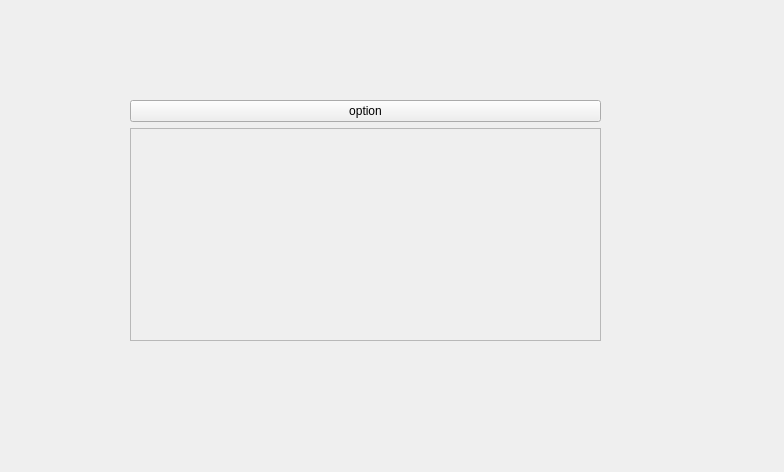
<?xml version="1.0" encoding="UTF-8"?>
<ui version="4.0">
 <class>Widget</class>
 <widget class="QWidget" name="Widget">
  <property name="geometry">
   <rect>
    <x>0</x>
    <y>0</y>
    <width>784</width>
    <height>472</height>
   </rect>
  </property>
  <property name="windowTitle">
   <string>Form</string>
  </property>
  <widget class="QWidget" name="">
   <property name="geometry">
    <rect>
     <x>130</x>
     <y>100</y>
     <width>471</width>
     <height>241</height>
    </rect>
   </property>
   <layout class="QVBoxLayout" name="verticalLayout">
    <item>
     <widget class="QPushButton" name="option_pushButton">
      <property name="text">
       <string>option</string>
      </property>
     </widget>
    </item>
    <item>
     <widget class="QScrollArea" name="scrollArea">
      <property name="widgetResizable">
       <bool>true</bool>
      </property>
      <widget class="QWidget" name="scrollAreaWidgetContents">
       <property name="geometry">
        <rect>
         <x>0</x>
         <y>0</y>
         <width>467</width>
         <height>208</height>
        </rect>
       </property>
      </widget>
     </widget>
    </item>
   </layout>
  </widget>
 </widget>
 <resources/>
 <connections/>
</ui>
